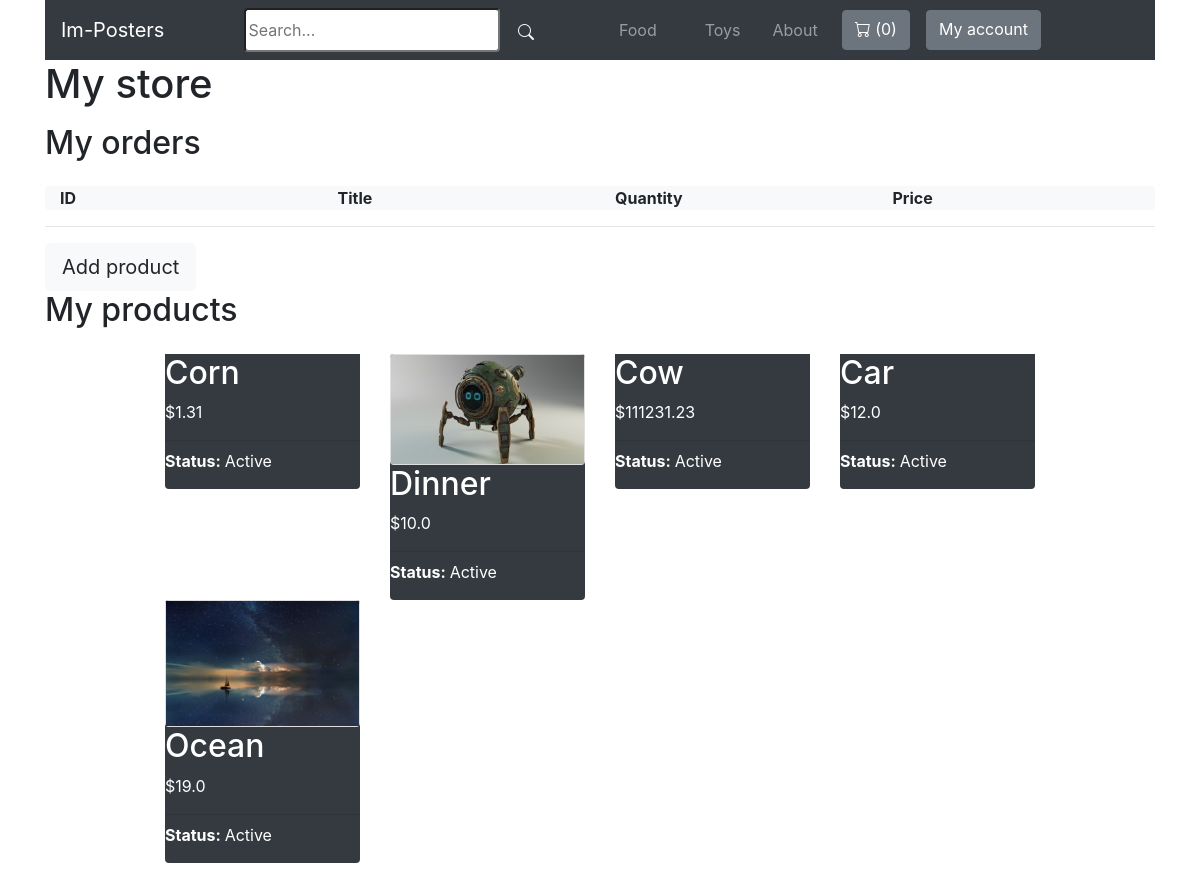
Page /my-store/ (signed in) on the earlier database version.
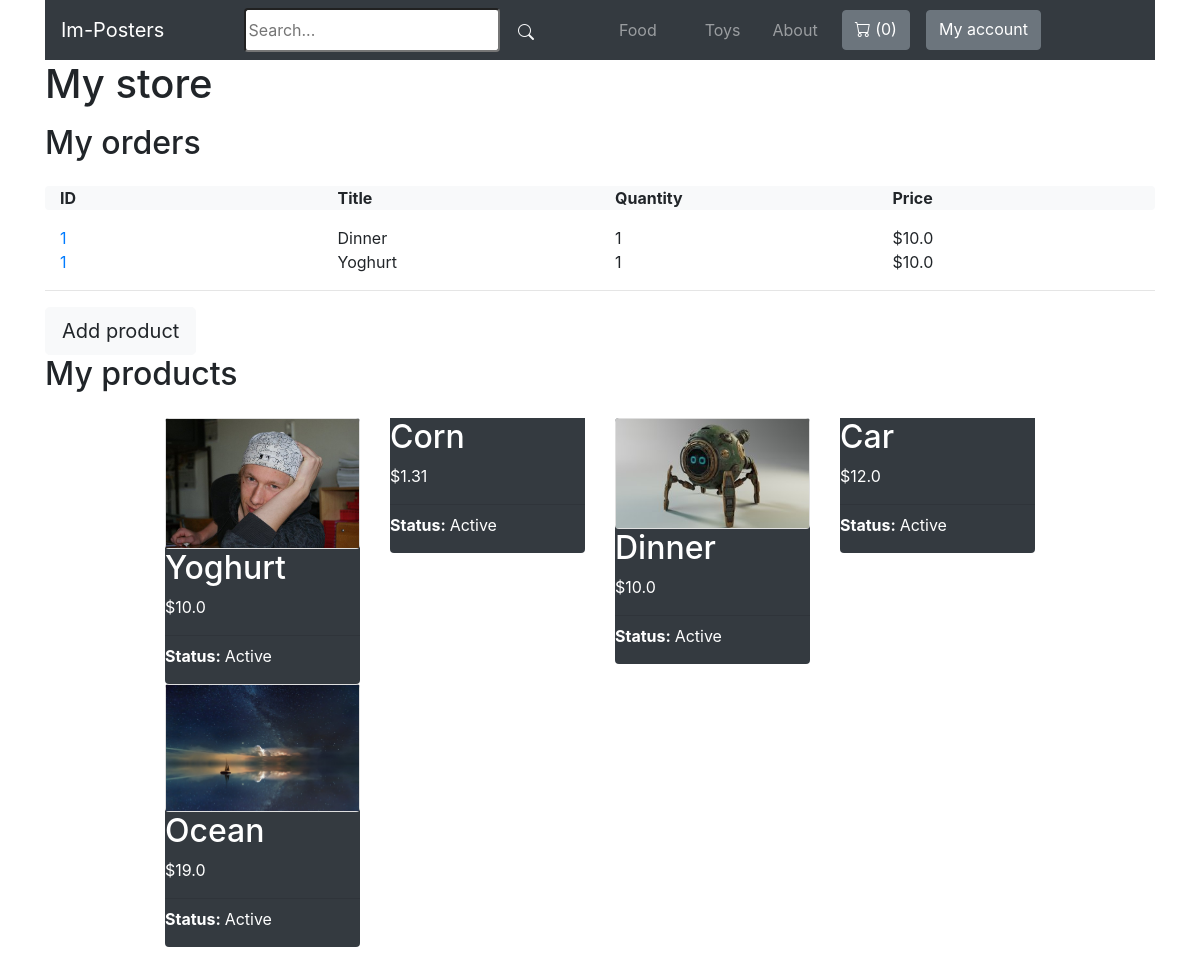
Same page on the later database version.
### store/models.py (models this page shows, shortened)
class Category(models.Model):
    title = models.CharField(max_length=50)
    slug = models.SlugField(max_length=50)
    class Meta:
        verbose_name_plural = 'Categories'

class Product(models.Model):
    DRAFT = 'draft'
    WAITING_APPROVAL = 'waitingapproval'
    ACTIVE = 'active'
    DELETED = 'deleted'
    STATUS_CHOICES = (
        (DRAFT, 'Draft'),
        (WAITING_APPROVAL, 'Waiting approval'),
        (ACTIVE, 'Active'),
        (DELETED, 'Deleted'),
    )
    user = models.ForeignKey(User, related_name='products', on_delete=models.CASCADE)
    category = models.ForeignKey(Category, related_name='products', on_delete=models.CASCADE)
    title = models.CharField(max_length=50)
    slug = models.SlugField(max_length=50)
    description = models.TextField(blank=True)
    price = models.IntegerField()
    image = models.ImageField(upload_to='uploads/product_images', blank=True, null=True)
    thumbnail = models.ImageField(upload_to='uploads/product_images/thumbnail', blank=True, null=True)
    created_at = models.DateTimeField(auto_now_add=True)
    updated_at = models.DateTimeField(auto_now=True)
    status = models.CharField(max_length=50, choices=STATUS_CHOICES, default=ACTIVE)
    class Meta:
        ordering = ('-created_at',)
    def get_display_price(self):
        return self.price / 100

class OrderItem(models.Model):
    order = models.ForeignKey(Order, related_name='items', on_delete=models.CASCADE)
    product = models.ForeignKey(Product, related_name='items', on_delete=models.CASCADE)
    price = models.IntegerField()
    quantity = models.IntegerField(default=1)
    def get_display_price(self):
        return self.price / 100

class Order(models.Model):
    first_name = models.CharField(max_length=255)
    last_name = models.CharField(max_length=255)
    address = models.CharField(max_length=255)
    zipcode = models.CharField(max_length=255)
    city = models.CharField(max_length=255)
    total_cost = models.IntegerField(default=0)
    paid_ammount = models.IntegerField(blank=True, null=True)
    is_paid = models.BooleanField(default=False)
    merchant_id = models.CharField(max_length=255)
    created_by = models.ForeignKey(User, related_name='orders', on_delete=models.SET_NULL, null=True)
    created_at = models.DateTimeField(auto_now_add=True)

### userprofile/views.py (the view)
# urls.py: path('my-store/', views.my_store, name='my_store'),
@login_required
def my_store(request):
    products = request.user.products.exclude(status=Product.DELETED)
    order_items = OrderItem.objects.filter(product__user=request.user)
    return render(request, 'userprofile/my_store.html', {
        'products': products,
        'order_items': order_items
    })

### store/cart.py (called while the page is built)
    def __len__(self):
        return sum(item['quantity'] for item in self.cart.values())

### store/context_processors.py (called while the page is built)
def cart(request):
    return {'cart': Cart(request)}

### store/templatetags/menu.py (called while the page is built)
@register.inclusion_tag('core/menu.html')
def menu():
    categories = Category.objects.all()
    return {'categories': categories}

### userprofile/templates/userprofile/my_store.html (shortened to what this page needs)
{% extends 'core/base.html' %}
{% block content %}
<div class="container mb-4">
    <h1>My store</h1>
    <h2 class="mb-4 mt-3">My orders</h2>
    <div class="container bg-light rounded">
        <div class="row mb-3">
            <div class="col">
                <strong>ID</strong>
            </div>
            <div class="col">
                <strong>Title</strong>
            </div>
            <div class="col">
                <strong>Quantity</strong>
            </div>
            <div class="col">
                <strong>Price</strong>
            </div>
        </div>
      </div>
    {% for order_item in order_items %}
        <div class="container">
            <div class="row">
                <div class="col-sm">
                    <a href="{% url 'my_store_order_detail' order_item.order.id %}">{{ order_item.order.id}}</a>
                </div>
                <div class="col-sm">
                    {{ order_item.product.title }}
                </div>
                <div class="col-sm">
                    {{ order_item.quantity }}
                </div>
                <div class="col-sm">
                    ${{ order_item.get_display_price }}
                </div>
            </div>
        </div>
    {% endfor %}
    <hr>
    <a href="{% url 'add_product' %}" class="btn btn-light btn-lg">Add product</a>
    <h2 class="mb-4">My products</h2>
    {% if products %}
    <div class="container">
        <div class="product-container col-10 offset-1">
            <div class="row mt-1 mb-3">
            {% for product in products %}
                <div class="col-sm-6 col-md-6 col-lg-4 col-xl-3">
                    <div class="border-0 bg-dark card">
                        <a href="{% url 'edit_product' product.id %}">
                            {% if product.image %}
                            <div class="card">
                                <img src="{{ product.image.url }}" alt="Image of {{ product.title }}">
                            </div>
                            {% endif %}
                            <h2 class="text-white bg-dark">{{ product.title }}</h2>
                            <p class="text-white">${{ product.get_display_price }}</p>
                            <hr class="my-2">
                            <p class="text-white"><strong>Status: </strong>{{ product.get_status_display }}</p>
                        </a>
                    </div>
                </div>
            {% endfor %}
            </div>
        </div>
    </div>
    {% else %}
    <p class="">You don´t have any products yet...</p>
    {% endif %}
</div>
{% endblock %}

### core/templates/core/base.html (shortened to what this page needs)
{% load menu %}
<!DOCTYPE html>
<html lang="en">
<head>
    <link rel="stylesheet" href="https://cdn.jsdelivr.net/npm/bootstrap@4.6.2/dist/css/bootstrap.min.css">
    <link rel="stylesheet" href="https://cdn.jsdelivr.net/npm/bootstrap-icons@1.10.3/font/bootstrap-icons.css">
</head>
<body>
  <div class="container">
      <nav class="navbar sticky-top navbar-expand-lg navbar navbar-dark bg-dark">
          <a class="navbar-brand" href="/">Im-Posters</a>
          <div class="search mx-5">
            <form method="get" action="/search/">
              <input type="search" name="query" placeholder="Search..." class="ml-3 py-2 rounded">
              <button class="btn py-1.5 text-light rounded">
                <i class="bi bi-search"></i>
              </button>
            </form>
          </div>
            <div class="navbar-nav">
              {% menu %}
              <a class="btn btn-secondary ml-3" href="{% url 'cart_view' %}"><i class="bi bi-cart"></i> ({{ cart|length }}) </a>
              {% if request.user.is_authenticated %}
                <a class="btn btn-secondary ml-3 d-flex" href="{% url 'myaccount' %}" >My account</a>
              {% endif %}
            </div>
      </nav>
    </div>
    {% block content %}
    {% endblock %}
</body>
</html>

### core/templates/core/menu.html
{% for category in categories %}
<a class="nav-link mx-3" href="{% url 'category_detail' category.slug %}">{{ category.title }}</a>
{% endfor %}
<a class="nav-link" href="{% url 'about' %}">About</a>

Differences in the rows shown:
removed Product: title "Cow", get_display_price "111231.23", status "Active"
added OrderItem: order.id "1", product "Dinner", quantity "1", get_display_price "10.0"
added OrderItem: order.id "1", product "Yoghurt", quantity "1", get_display_price "10.0"
added Product: image (picture), title "Yoghurt", get_display_price "10.0", status "Active"
